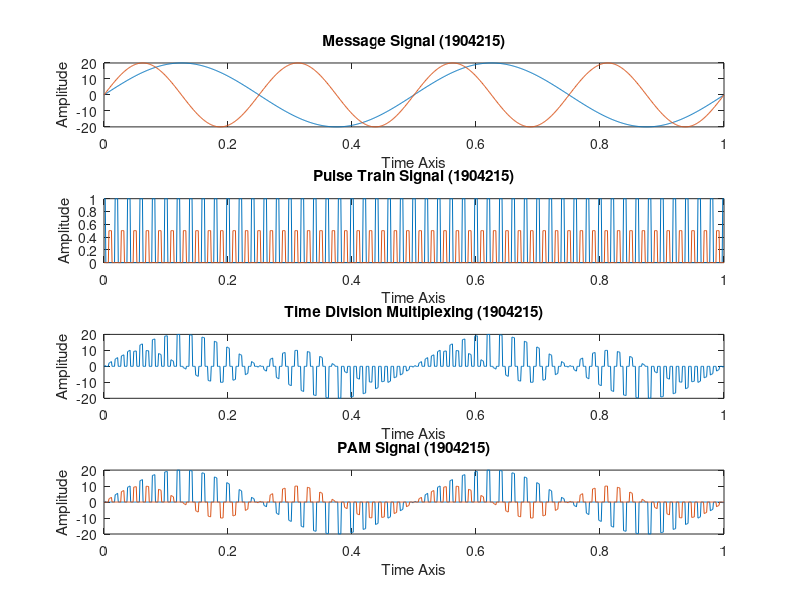
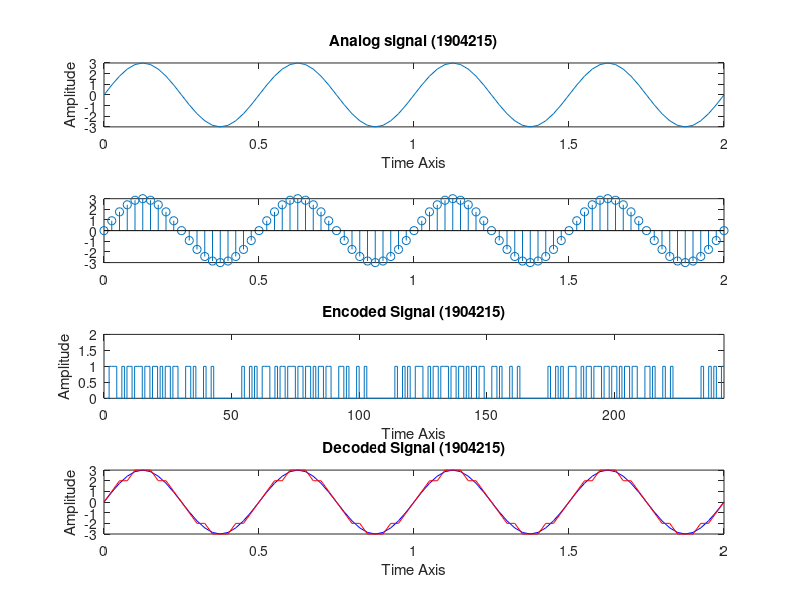

These charts were generated, in order, by the following MATLAB code:
%Octave simulation code for TDM and PCM
%Name: Rishabh Panda
%Roll: 1904215

clear all
pkg load signal
% generation of TDM
fs = 1000;
f0=50;w=0.005;t=0:1/fs:1;
x1=pulstran(0:1/fs:1, 0:1/f0:1, "rectpuls", w);
x2=0.5*pulstran(0:1/fs:1, 0.01:1/f0:1, "rectpuls", w);
y1=20*sin(2*pi*2*t);
y2=20*sin(2*pi*4*t);
subplot(4,1,1);
plot(t,y1,t,y2);
title('Message Signal (1904215)');
xlabel('Time Axis');
ylabel('Amplitude');
subplot(4,1,2);
plot(t,x1,t,x2);
title('Pulse Train Signal (1904215)');
xlabel('Time Axis');
ylabel('Amplitude');
Pam1=x1.*y1;
Pam2=x2.*y2;
y3=Pam1+Pam2;
subplot(4,1,3);
plot(t,y3);
title('Time Division Multiplexing (1904215)');
xlabel('Time Axis');
ylabel('Amplitude');
subplot(4,1,4);
plot(t,Pam1,t,Pam2);
title('PAM Signal (1904215)');
xlabel('Time Axis');
ylabel('Amplitude');
d1=y3.*x1;
[b,a]=butter(5,0.02);
s1=filter(b,a,d1);
figure;
subplot(2,1,1);
plot(t,s1);
title('Demodulation1 (1904215)');
xlabel('Time Axis');
ylabel('Amplitude');
d2=y3.*x2;
[b,a]=butter(5,0.02);
s2=filter(b,a,d2);
subplot(2,1,2);plot(t,s2);
title('Demodulation2 (1904215)')
xlabel('Time Axis');
ylabel('Amplitude');

% Generation of PCM
% PCM signal generation
f=2;
a=3;
fs=20*f;
t= 0:1/fs:2;
x=a*sin(2*pi*f*t);
subplot(4,1,1)
plot(t,x)
title ('Analog signal (1904215)');
xlabel('Time Axis');
ylabel('Amplitude');
subplot(4,1,2)
stem(t,x);

% level shifting
x1=x+a;
l=length(x1);
% quantization
q_op=round(x1);
% encoder
enco= dec2bin(q_op);
k=1;
code=zeros(1,l);
for i=1:l
for j=1:3
code(k)= enco(i,j)-48;
k=k+1;
end
end
subplot(4,1,3),stairs(code);
axis([0 243 0 2]);
title('Encoded Signal (1904215)');
xlabel('Time Axis');
ylabel('Amplitude');
% receiver
deco= bin2dec(enco);
% shifting amplitude level
xr=deco-a;
%plotting
subplot(4,1,4)
plot(t,x,'b',t,xr,'r')
title('Decoded Signal (1904215)')
xlabel('Time Axis');
ylabel('Amplitude');